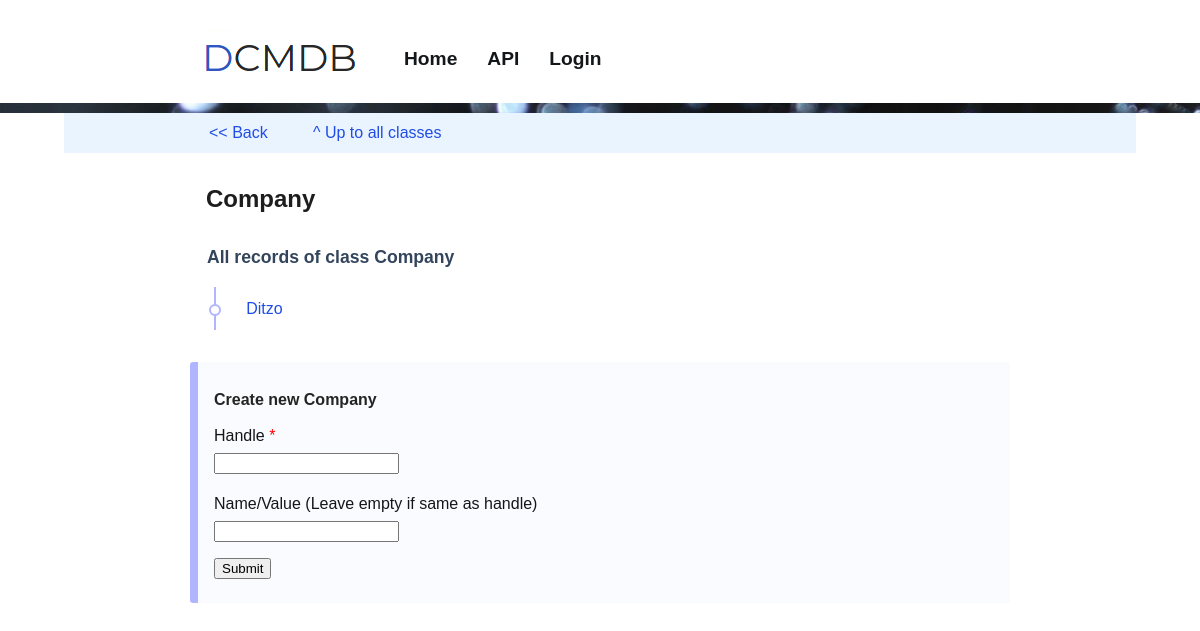
Page /ui/api/v1/class/company on the earlier database version.
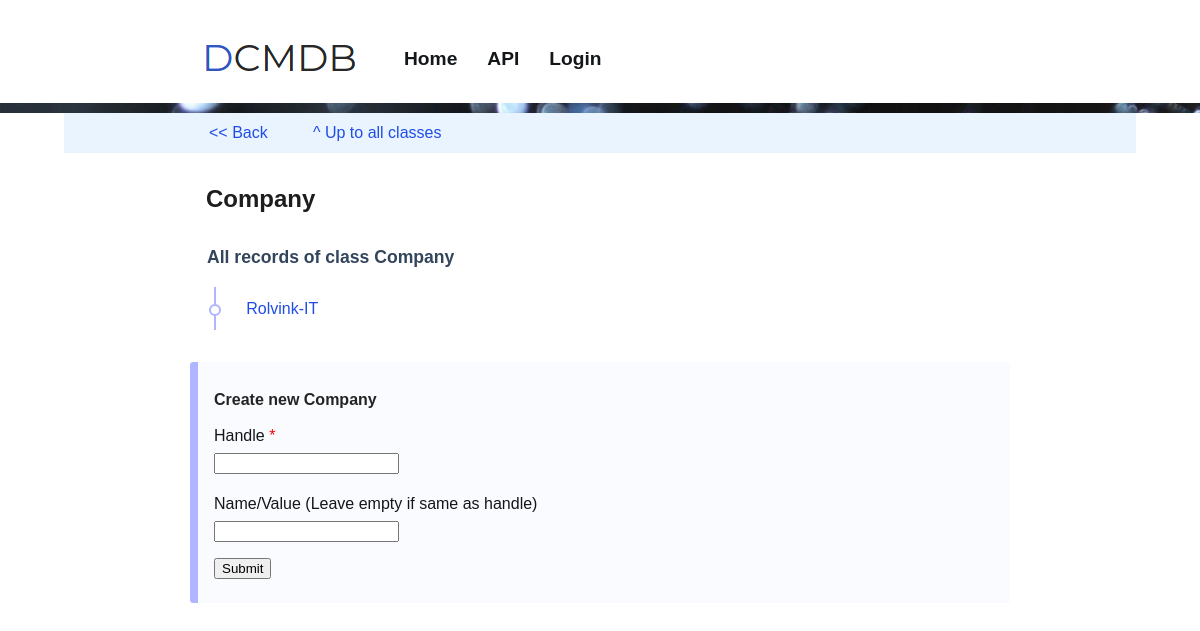
Same page on the later database version.
### tables this page shows
CREATE TABLE classes (id integer primary key autoincrement, handle text UNIQUE, name text, type text, description text, appended integer, unit text, value_prefix, value_limit text, applies_to text, accepts text);

CREATE TABLE records (id integer primary key autoincrement, class_id int, handle text, label text, value text, target_id int, alias_src_id int, alias_dst_id int);

### frontend/api_v1.py (the view)
@api.route('/ui/api/v1/class/<class_handle>')
@api.route('/ui/api/v1/class/<class_handle>/')
def render_class_details(class_handle):
    index.g.title = 'All records of class '+ class_handle
    index.g.parent_page = "/ui/api/v1/class"
    index.g.parent_page_link_name = "^ Up to all classes"
    rc = get_record_class(class_handle)
    index.g.rc = rc
    index.g.records = rc.records()
    applies_to = []
    for t in rc.applies_to:
        applies_to.append(get_record_class(t))
    index.g.applies_to = applies_to
    accepts = []
    for t in rc.accepts:
        accepts.append(get_record_class(t))
    index.g.accepts = accepts
    from .forms import CreateRecordForm
    form = CreateRecordForm()
    r = form.validate_on_submit()
    return index.render_template('api_v1_class_details.html', form=form)

### frontend/forms.py
class CreateRecordForm(FlaskForm):
    record_handle = StringField('Handle', validators=[InputRequired(), Length(min=1, max=200)])
    record_value = StringField( 'Name/Value (Leave empty if same as handle)',
                                validators=[Length(min=0, max=200)])
    submit = SubmitField('Submit')

### backend/app.py (called while the page is built)
    def get_record_class(self, class_id):
        query = "SELECT * FROM classes WHERE id = {}".format(class_id)
        row = self.db.fetch_one(query)
        if row is None or row is False:
            return False
        return RecordClass(self, class_id)

    def get_record_class_id(self, class_handle):
        query = "SELECT id FROM classes WHERE handle = '{}';".format(class_handle)
        row = self.db.fetch_one(query)
        if row:
            return row[0]
        return False

    def get_object_list(self, query, ObjectClass):
        query_result = self.db.fetch_all(query)
        object_list = []
        for row in query_result:
            obj_id = row[0]
            obj = ObjectClass(self, obj_id)
            object_list.append(obj)
        return object_list

    def csl_to_list(self, csl):
        l = csl.split(", ")
        return list(filter(None, l))

### backend/application/sqlite_engine.py (called while the page is built)
    def connect(self):
        if self.connection == False:
            self.connection = sqlite3.connect(self.url)
            self.cursor = self.connection.cursor()

    def commit(self):
        self.connection.commit()

    def close_connection(self):
        self.connection.close()
        self.connection = False

    def fetch_one(self, query):
        self.connect()
        qr = self.cursor.execute(query)
        result = self.cursor.fetchone()
        self.commit()
        self.close_connection()
        return result

    def fetch_all(self, query):
        self.connect()
        qr = self.cursor.execute(query)
        result = self.cursor.fetchall()
        self.commit()
        self.close_connection()
        return result

### backend/classes/record.py (called while the page is built)
    def set_url(self):
        url = ""
        if self.record_class.appended == True:
            if self.alias_dst:
                return self.alias_dst.url + "/" + self.record_class.handle + "/" + str(self.id)
            elif self.target:
                return self.target.url + "/" + self.record_class.handle + "/" + str(self.id)
        return (self.record_class.url + "/" + self.handle)

### frontend/api_v1.py (called while the page is built)
def get_record_class(rc_handle):
    rc_id = index.backend.get_record_class_id(rc_handle)
    return index.backend.get_record_class(rc_id)

### frontend/templates/api_v1_class_details.html (shortened to what this page needs)
{% extends "base.html" %}
{% from 'common.html' import api_nav %}
{% from 'common.html' import input as input %}
{% block extra_css %}
		<link rel="stylesheet" href="/static/dist/css/forms.css" />
{% endblock %}
{% block content %}
<article style="border:0px; max-width:100vw;">
	{{ api_nav(g) }}
</article>
<article style="border:0px;">
	<h1> {{ g.rc.name }}</h1>
</article>
<article>
	<table class="tablelist">
		<tr><td colspan="2"><h2>All records of class {{ g.rc.name }}</h1></td></tr>
		{% if g.rc.type in ['object', 'linked-object'] %}
		{% for obj in g.records %}
			<tr>
				<td class="bullet">
					<a href="/ui/api/v1/{{ obj.url }}"> {{ obj.label }} </a>
				</td>
				<td></td>
			</tr>
		{% endfor %}
		{% endif %}
	</table>
	<div class="dark">
		<form method="POST"  >
		<h4> Create new {{ g.rc.name }}</h4>
		{{ input(form.record_handle,5,True) }}
		{{ input(form.record_value,5) }}
		{{ form.submit }}
		</form>
	</div>
</article>
{% endblock %}

### frontend/templates/base.html (shortened to what this page needs)
<!DOCTYPE html>
<html lang="en">
	<head>
		<link rel="stylesheet" href="/static/dist/css/main.css" />
		<link rel="stylesheet" href="/static/dist/css/tablelist.css" />
		<link rel="stylesheet" href="/static/dist/css/nav.css" />
		<link rel="stylesheet" href="/static/dist/css/form.css" />
		<link rel="stylesheet" href="/static/dist/css/adaptive.css" />
		{% block extra_css %}{%endblock %}
	</head>
	<body>
		<header>
			<a href="/"><img src="/static/dist/img/logo.png" alt="dcmdb" /></a>
			<nav id="nav-web">
				<ul>
					<li><a href="/">Home</a>
					<li><a href="/ui/api/v1/class">API</a>
					<li><a href="/login">Login</a>
				</ul>
			</nav>
		</header>
		<div id="feature-image" class="midpage" style="background-image:url(/static/dist/img/drops.jpg)"></div>
		{% block content %}{%endblock %}
	</body>
</html>

### frontend/templates/common.html (shortened to what this page needs)
{%- macro input(field, indent, required='') -%}
	<div class="form-label {% if required %}required{% endif %}">
		{{ field.label }}
	</div>{{ field }}
{%- endmacro %}
{%- macro back_link() -%}
<a onclick="window.history.back();" style="cursor:pointer"><< Back</a>
{%- endmacro %}
{%- macro api_nav(g) -%}
	<div id="nav-body">
		<table><tr><td width="100px">{{ back_link() }}</td>
		<td><a href="{{ g.parent_page }}">{{ g.parent_page_link_name }}</a></td>
		</tr></table>
	</div>
{%- endmacro %}

Differences in the rows shown:
no longer on this page (row edited): records: label "Ditzo"
now on this page (row edited): records: label "Rolvink-IT"
